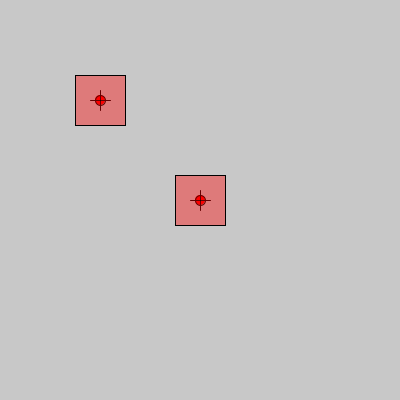
Frame 1 (no input)
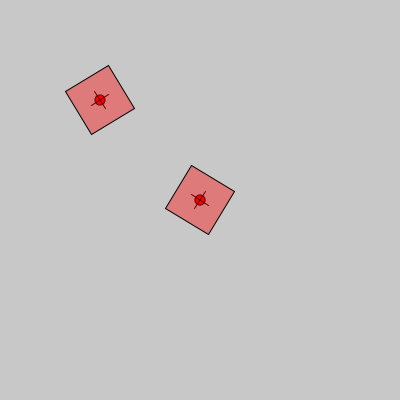
Frame 60 (the mouse pressed at the canvas centre just before this capture)
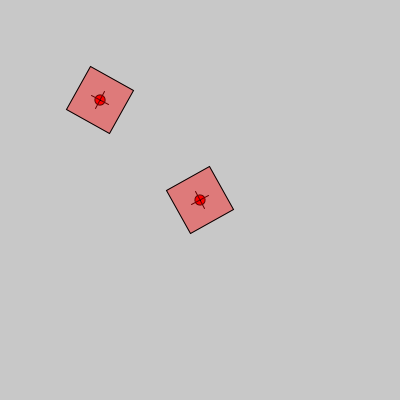
Frame 120 (the mouse held since frame 60 and released just before this capture)

The Processing sketch that drew these frames (run headless with seeded random() and noise(); from frame 60 on, the mouse is pressed at the canvas centre):

// Processing sketch: rotar_2_rect_independientes
// ── rotar_2_rect_independientes.pde
int centroX = 0;
int centroY = 0;
int angulo1 = 0;
int angulo2 = 0;

void setup(){
  size(400, 400);
}

void draw(){
  background(200);
  
  pushMatrix();
  translate(100, 100);
  rotate(radians(angulo1));
  dibujarMiraEn(0,0);
  dibujarRectEn(0,0);
  popMatrix();
  
  pushMatrix();
  translate(200, 200);
  rotate(radians(angulo2));
  dibujarMiraEn(0,0);
  dibujarRectEn(0,0);
  popMatrix();
  
  angulo1++;
  angulo2--;
}

void dibujarMiraEn(int posX, int posY){
  fill(255,0,0);
  ellipse(posX, posY, 10, 10);
  line(posX-10, posY, posX+10, posY);
  line(posX, posY-10, posX, posY+10);
}

void dibujarRectEn(int posX, int posY){
  fill(255,0,0,100);
  rectMode(CENTER);
  rect(posX, posY, 50, 50);
  line(0, 0, posX, posY);
}
